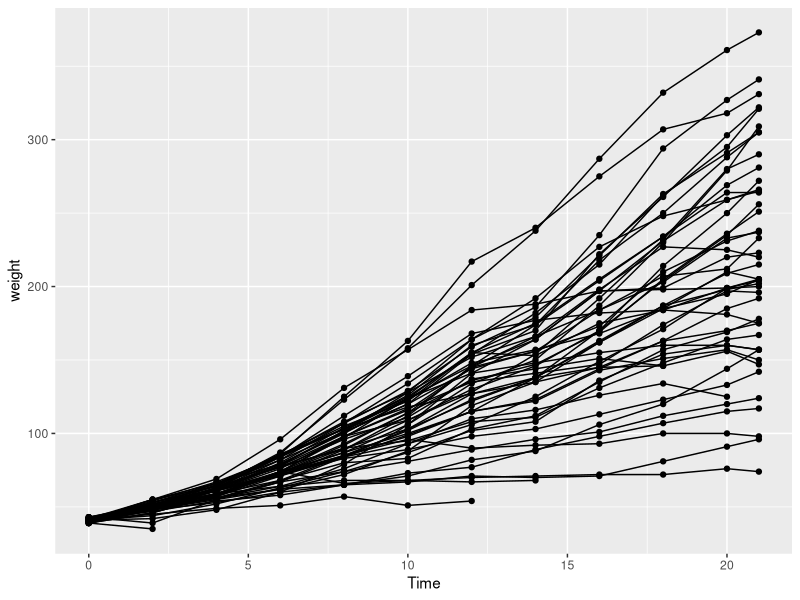
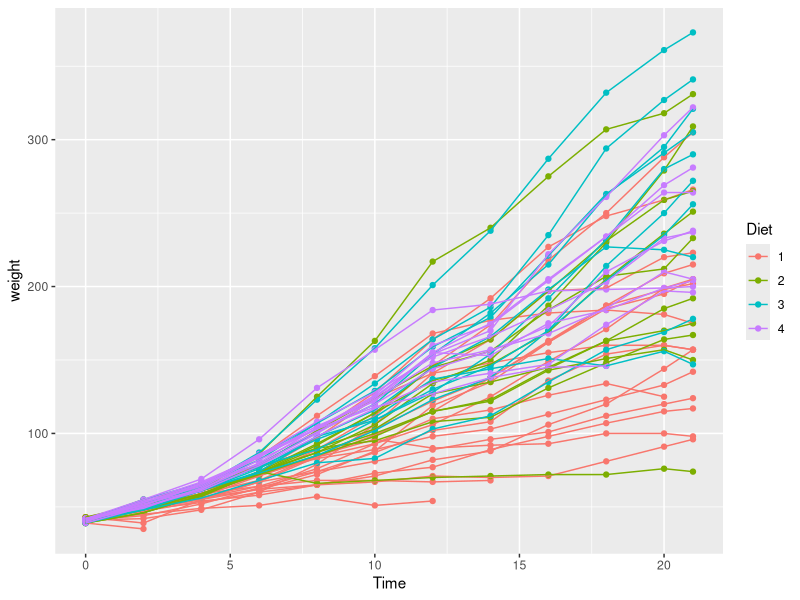
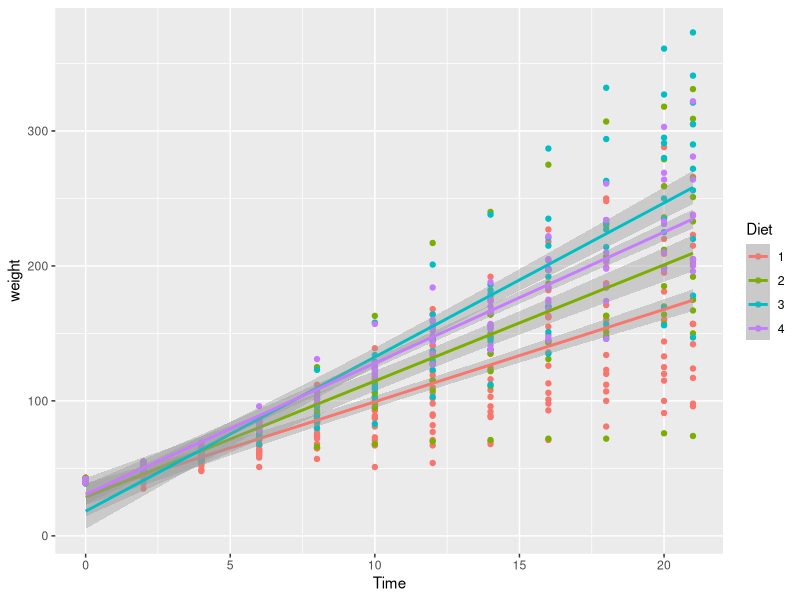
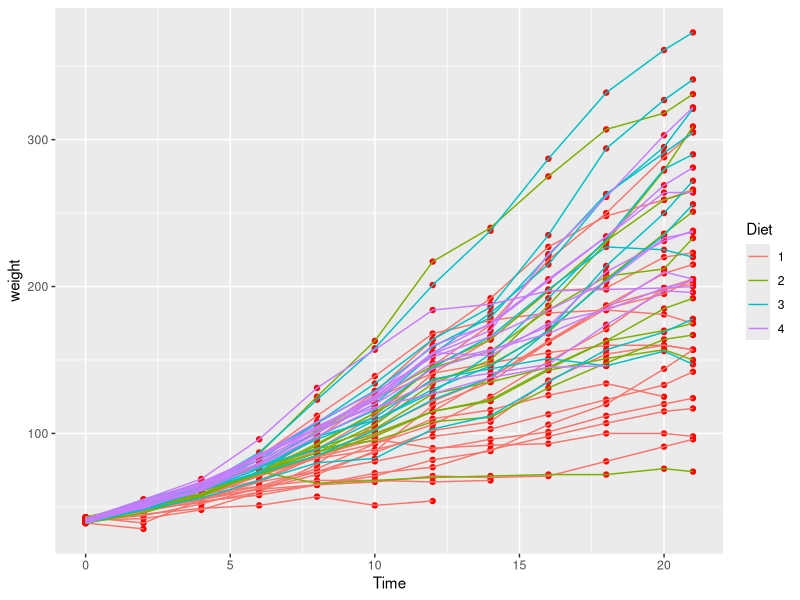
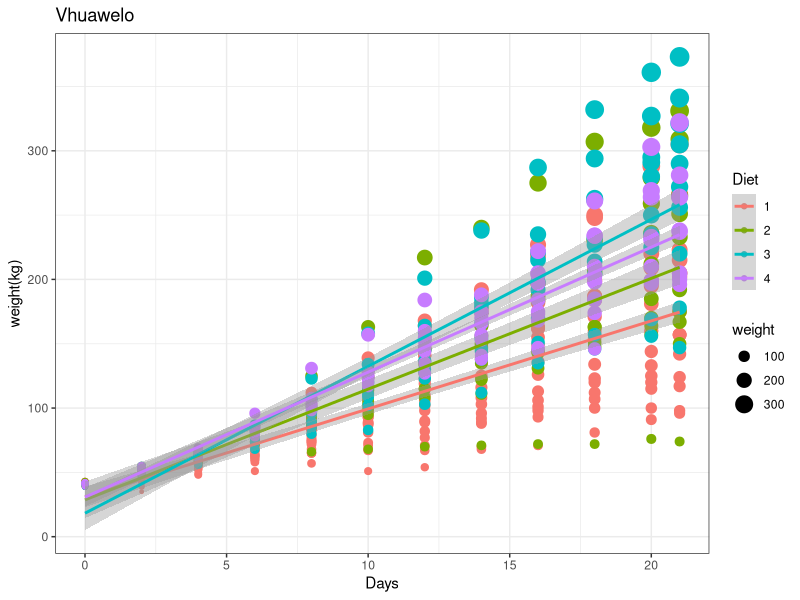
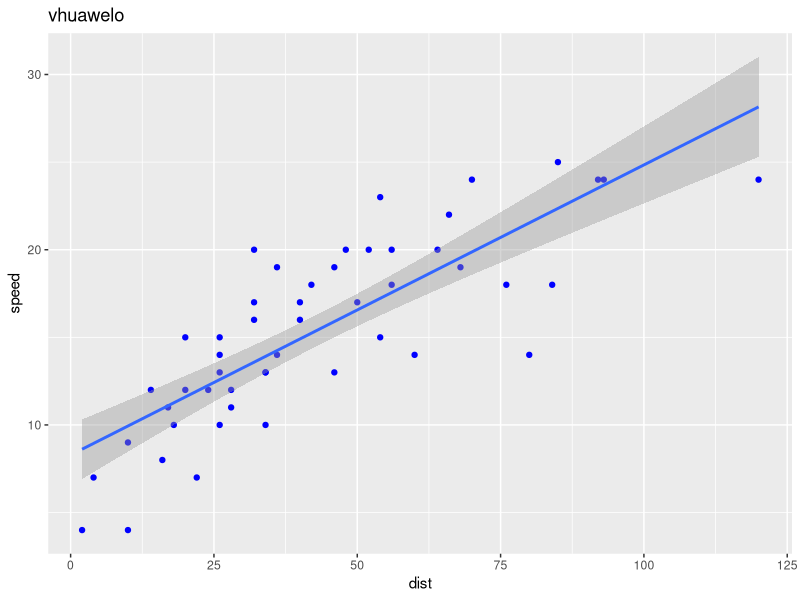
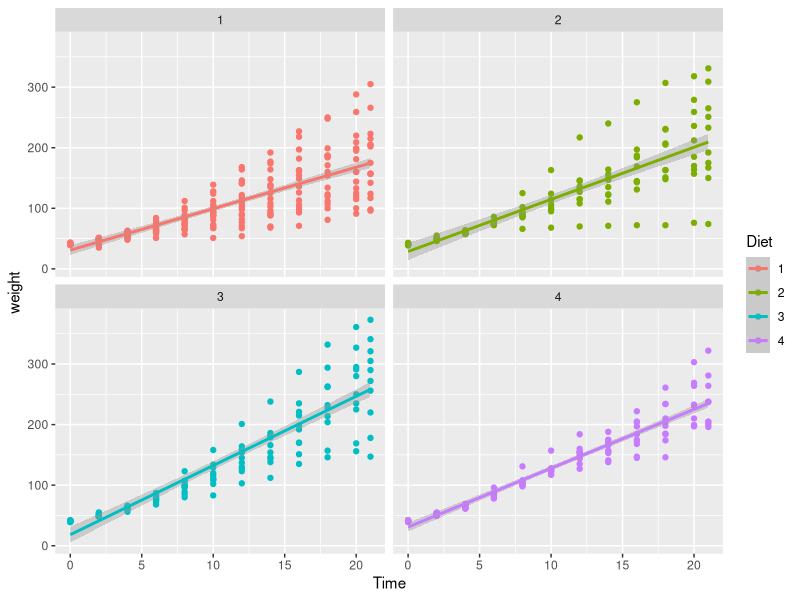
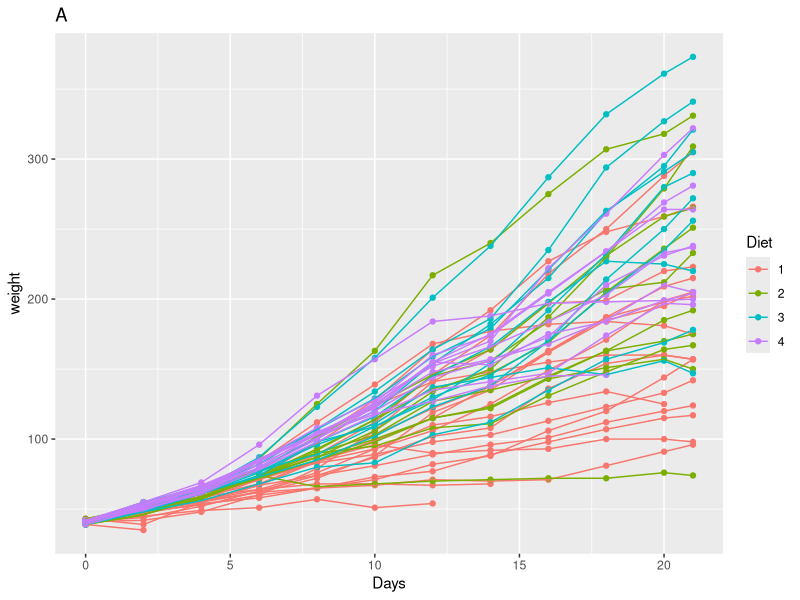

These charts were generated, in order, by the following R code:
# plotting in R using ggplot2
# Day 2
# vhuawelo
# 30th jan 2019

# load libraries
library(tidyverse)

chicks <- datasets::ChickWeight
??ChickWeight

ggplot(data=chicks, aes(x=Time, y=weight))+
  geom_point()+
  geom_line(aes(group=Chick))
#we use + instead of %>% when plotting graphs.

ggplot(chicks, aes(x=Time, y=weight, colour=Diet))+
  geom_point()+
  geom_line(aes(group=Chick))

ggplot(chicks, aes(x=Time, y=weight, colour=Diet))+
  geom_point()+
  geom_smooth(method="lm") 
#"lm"=linear model

ggplot(chicks, aes(x=Time, y=weight, colour=Diet))+
  geom_point(colour="red")+
  geom_line(aes(group=Chick))

ggplot(chicks, aes(x=Time, y=weight, colour=Diet))+
  geom_point(aes(size=weight))+
  geom_smooth(method="lm")+
  labs(x="Days", y="weight(kg)")+
  ggtitle("Vhuawelo")+
  theme_bw()

cars <- datasets::cars 
#Assign a name to a build in dataset you want to work with.

ggplot(cars, aes(x=dist, y=speed))+
  geom_point(colour="blue")+
  geom_smooth(method="lm")+
  ggtitle("vhuawelo")

# facetting in ggplot
library(ggpubr)

ggplot(chicks, aes(x=Time, y=weight, colour=Diet))+
  geom_point()+
  geom_smooth(method="lm")+
  facet_wrap(~Diet, ncol=2)
#ncol is the number of columns 
#facet_wrap splited the graph that each diet have its own graph

Chicks_2 <- chicks %>% 
  filter(Time ==21)

plot_1 <- ggplot(chicks, aes(x=Time, y=weight, colour=Diet))+
  geom_point()+
  geom_line(aes(group=Chick))+
labs(x="Days", y="weight")+
  ggtitle("A")
plot_1

plot_2 <- ggplot(chicks, aes(x=Time, y=weight, colour=Diet))+
  geom_point()+
  geom_smooth(method="lm")+
  ggtitle("B")
plot_2

plot3 <- ggplot(data=Chicks_2, aes(x=weight))+
  geom_histogram(aes(fill=Diet), position = "dodge", binwidth = 100)+
  labs(x="Final mass (g)", y="count")
plot3
#when plotting histogram, dodge seperates your bars.

plot4 <- ggplot(data=Chicks_2, aes(x=Diet, y=weight))+
  geom_boxplot(aes(fill=Diet))+
  labs(x="Diet", y="Final mass (g)")
plot4

plot_combined <- ggarrange(plot_1, plot_2, plot3, plot4) 
#Use ggarrange to combine different graphs.
#ggarrange funtion is found in ggpubr library.

#3rd library
library(boot)

urine <- boot::urine
??urine

urine %>% 
  select(-cond)
#to remove a column you use the select function then -(minus) that column name.

ggplot(data = urine, aes(x = osmo, y = ph)) +
  geom_point(aes(colour = cond))

ggplot(data = urine, aes(x = osmo, y = ph)) +
  geom_point(aes(colour = as.factor(r)))
